Frame 1 (no input): blank canvas, image omitted
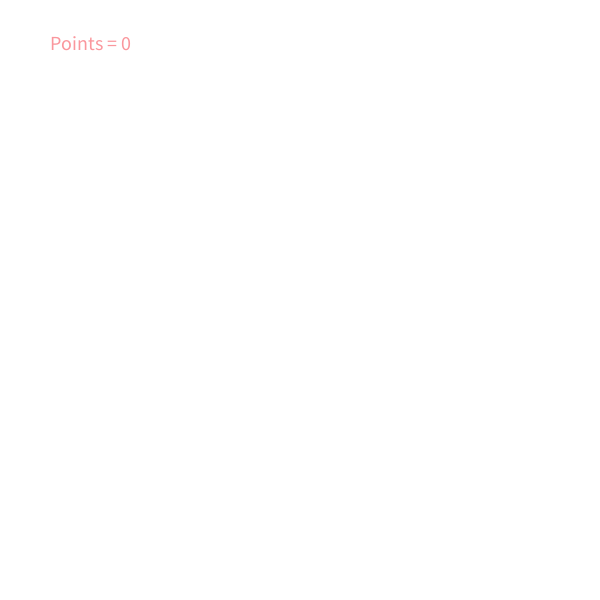
Frame 60 (the mouse pressed at the canvas centre just before this capture)
Frame 120 (the mouse held since frame 60 and released just before this capture): identical to frame 60, image omitted

The Processing sketch that drew this single still picture (run headless with seeded random() and noise(); from frame 60 on, the mouse is pressed at the canvas centre):

// Processing sketch: Inclass7
// ── Inclass7.pde
int score;

int num= 100;
float [] xpos= new float [num];
float [] ypos= new float [num];
float [] xSpeed= new float [num];
float [] ySpeed= new float [num];
float [] radius= new float [num];
float [] hues= new float [num];
int whichOne =0;

void setup() {
  size (600, 600);
  colorMode(HSB);
  noStroke();

  for (int i=0; i<num; i++) {
    xpos [i] = width/2;
    ypos [i]= height/2;
    xSpeed [i] = random (-5, 5);
    ySpeed [i]= random (-5, 5); 
    radius[i] = 0; //random (5, 30);
    hues [i] = map (i, 0, num, 0, 255);
  }
}
void draw () {
  background (255);
  textSize(20);
   text("Points = "+score,50,50);
  
  for (int i=0; i<num; i++) {

    if (xpos [i]> width- radius[i] || xpos [i] < radius[i]) {
      xSpeed [i] *= -1;
    }
    if (ypos [i]> width- radius[i] || ypos [i] < radius[i]) {
      ySpeed [i] *= -1;
    }
    xpos [i] += xSpeed [i];
    ypos [i] += ySpeed [i];
    fill (hues [i], 100, 250);
    ellipse (xpos [i], ypos [i], radius[i], radius [i]);
  }
}

void keyPressed() {
  //int r = int(random(num));
  radius[whichOne] = random(50,80);
  score++;
  if (whichOne > 0){
    
    radius[whichOne -1] = 0;
  }
  whichOne++;
}
